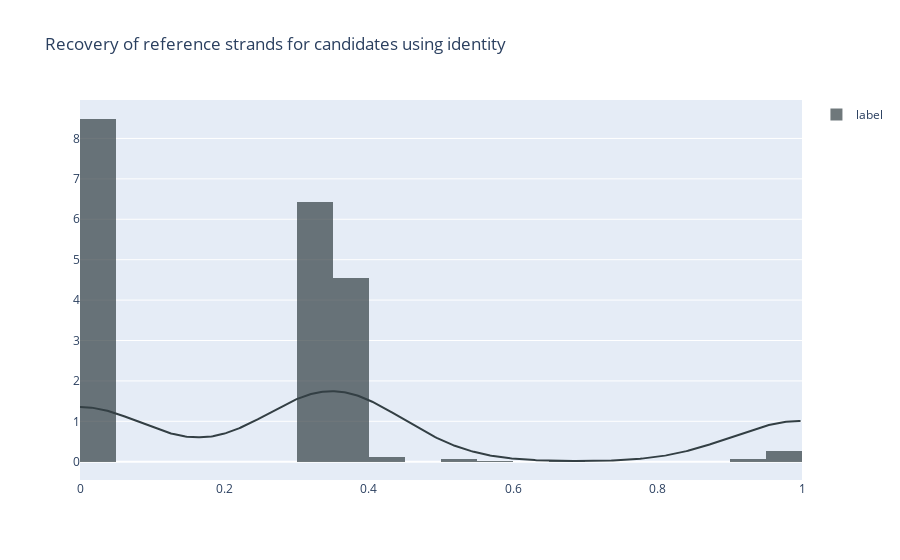

The cell this chart's notebook holds for it:
### Code cell
df = clustering.evaluate_candidates(None, hist=True)

### Figure 1 — Plotly figure (JSON) as saved in the notebook; plotly's stock layout.template omitted (floating-point values rounded to 4 significant figures; data arrays with more than 128 entries replaced by an {"elided": "..."} marker saying what was removed)
{"data": [{"autobinx": false, "histnorm": "probability density", "legendgroup": "label", "marker": {"color": "#333F44"}, "name": "label", "opacity": 0.7, "type": "histogram", "x": {"elided": "909 float values"}, "xaxis": "x", "xbins": {"end": 1, "size": 0.05, "start": 0}, "yaxis": "y"}, {"legendgroup": "label", "marker": {"color": "#333F44"}, "mode": "lines", "name": "label", "showlegend": false, "type": "scatter", "x": {"elided": "500 float values"}, "xaxis": "x", "y": {"elided": "500 float values"}, "yaxis": "y"}], "layout": {"barmode": "overlay", "hovermode": "closest", "legend": {"traceorder": "reversed"}, "title": {"text": "Recovery of reference strands for candidates using identity"}, "xaxis": {"anchor": "y2", "domain": [0, 1], "zeroline": false}, "yaxis": {"anchor": "free", "domain": [0, 1], "position": 0}}}
